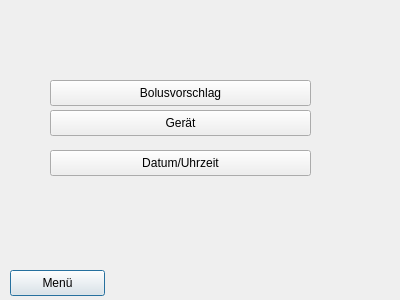
<?xml version="1.0" encoding="UTF-8"?>
<ui version="4.0">
 <class>settingsDlg</class>
 <widget class="QDialog" name="settingsDlg">
  <property name="windowModality">
   <enum>Qt::ApplicationModal</enum>
  </property>
  <property name="geometry">
   <rect>
    <x>0</x>
    <y>0</y>
    <width>400</width>
    <height>300</height>
   </rect>
  </property>
  <property name="windowTitle">
   <string>Dialog</string>
  </property>
  <widget class="QPushButton" name="btnMainMenu">
   <property name="geometry">
    <rect>
     <x>10</x>
     <y>270</y>
     <width>95</width>
     <height>26</height>
    </rect>
   </property>
   <property name="text">
    <string>Menü</string>
   </property>
  </widget>
  <widget class="QPushButton" name="btnBolus">
   <property name="geometry">
    <rect>
     <x>50</x>
     <y>80</y>
     <width>261</width>
     <height>26</height>
    </rect>
   </property>
   <property name="text">
    <string>Bolusvorschlag</string>
   </property>
  </widget>
  <widget class="QPushButton" name="btnDevice">
   <property name="geometry">
    <rect>
     <x>50</x>
     <y>110</y>
     <width>261</width>
     <height>26</height>
    </rect>
   </property>
   <property name="text">
    <string>Gerät</string>
   </property>
  </widget>
  <widget class="QPushButton" name="btnDateTime">
   <property name="geometry">
    <rect>
     <x>50</x>
     <y>150</y>
     <width>261</width>
     <height>26</height>
    </rect>
   </property>
   <property name="text">
    <string>Datum/Uhrzeit</string>
   </property>
  </widget>
 </widget>
 <resources/>
 <connections>
  <connection>
   <sender>btnMainMenu</sender>
   <signal>clicked()</signal>
   <receiver>settingsDlg</receiver>
   <slot>close()</slot>
   <hints>
    <hint type="sourcelabel">
     <x>247</x>
     <y>252</y>
    </hint>
    <hint type="destinationlabel">
     <x>199</x>
     <y>149</y>
    </hint>
   </hints>
  </connection>
 </connections>
</ui>
